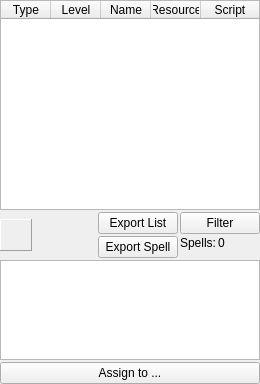
<?xml version="1.0" encoding="UTF-8"?>
<ui version="4.0">
 <class>SpellBrowserWidget</class>
 <widget class="QWidget" name="SpellBrowserWidget">
  <property name="geometry">
   <rect>
    <x>0</x>
    <y>0</y>
    <width>260</width>
    <height>384</height>
   </rect>
  </property>
  <property name="windowTitle">
   <string>Form</string>
  </property>
  <layout class="QVBoxLayout" name="verticalLayout">
   <property name="spacing">
    <number>2</number>
   </property>
   <property name="leftMargin">
    <number>0</number>
   </property>
   <property name="topMargin">
    <number>0</number>
   </property>
   <property name="rightMargin">
    <number>0</number>
   </property>
   <property name="bottomMargin">
    <number>0</number>
   </property>
   <item>
    <layout class="QHBoxLayout" name="horizontalLayout">
     <item>
      <widget class="QTableWidget" name="tableWidget">
       <property name="minimumSize">
        <size>
         <width>0</width>
         <height>200</height>
        </size>
       </property>
       <property name="editTriggers">
        <set>QAbstractItemView::NoEditTriggers</set>
       </property>
       <attribute name="horizontalHeaderDefaultSectionSize">
        <number>50</number>
       </attribute>
       <attribute name="horizontalHeaderMinimumSectionSize">
        <number>50</number>
       </attribute>
       <attribute name="horizontalHeaderStretchLastSection">
        <bool>true</bool>
       </attribute>
       <column>
        <property name="text">
         <string>Type</string>
        </property>
       </column>
       <column>
        <property name="text">
         <string>Level</string>
        </property>
       </column>
       <column>
        <property name="text">
         <string>Name</string>
        </property>
       </column>
       <column>
        <property name="text">
         <string>Resource</string>
        </property>
       </column>
       <column>
        <property name="text">
         <string>Script</string>
        </property>
       </column>
      </widget>
     </item>
    </layout>
   </item>
   <item>
    <layout class="QHBoxLayout" name="horizontalLayout_3">
     <property name="spacing">
      <number>-1</number>
     </property>
     <item>
      <widget class="QLabel" name="labelBitmap">
       <property name="sizePolicy">
        <sizepolicy hsizetype="Fixed" vsizetype="Fixed">
         <horstretch>0</horstretch>
         <verstretch>0</verstretch>
        </sizepolicy>
       </property>
       <property name="minimumSize">
        <size>
         <width>32</width>
         <height>32</height>
        </size>
       </property>
       <property name="maximumSize">
        <size>
         <width>32</width>
         <height>32</height>
        </size>
       </property>
       <property name="frameShape">
        <enum>QFrame::Panel</enum>
       </property>
       <property name="frameShadow">
        <enum>QFrame::Raised</enum>
       </property>
       <property name="text">
        <string/>
       </property>
      </widget>
     </item>
     <item>
      <spacer name="horizontalSpacer">
       <property name="orientation">
        <enum>Qt::Horizontal</enum>
       </property>
       <property name="sizeHint" stdset="0">
        <size>
         <width>40</width>
         <height>20</height>
        </size>
       </property>
      </spacer>
     </item>
     <item>
      <layout class="QGridLayout" name="gridLayout_2">
       <property name="spacing">
        <number>-1</number>
       </property>
       <item row="1" column="1">
        <widget class="QPushButton" name="pushButtonFilter">
         <property name="text">
          <string>Filter</string>
         </property>
        </widget>
       </item>
       <item row="2" column="1">
        <layout class="QFormLayout" name="formLayout">
         <property name="fieldGrowthPolicy">
          <enum>QFormLayout::FieldsStayAtSizeHint</enum>
         </property>
         <item row="0" column="0">
          <widget class="QLabel" name="labelSpells">
           <property name="text">
            <string>Spells:</string>
           </property>
          </widget>
         </item>
         <item row="0" column="1">
          <widget class="QLabel" name="labelNumSpells">
           <property name="text">
            <string>0</string>
           </property>
          </widget>
         </item>
        </layout>
       </item>
       <item row="1" column="0">
        <widget class="QPushButton" name="pushButtonExportList">
         <property name="text">
          <string>Export List</string>
         </property>
        </widget>
       </item>
       <item row="2" column="0">
        <widget class="QPushButton" name="pushButtonExportSpell">
         <property name="text">
          <string>Export Spell</string>
         </property>
        </widget>
       </item>
      </layout>
     </item>
    </layout>
   </item>
   <item>
    <widget class="QTextBrowser" name="textBrowserDescription">
     <property name="sizePolicy">
      <sizepolicy hsizetype="Expanding" vsizetype="Maximum">
       <horstretch>0</horstretch>
       <verstretch>0</verstretch>
      </sizepolicy>
     </property>
     <property name="maximumSize">
      <size>
       <width>16777215</width>
       <height>100</height>
      </size>
     </property>
    </widget>
   </item>
   <item>
    <widget class="QPushButton" name="pushButtonAssign">
     <property name="text">
      <string>Assign to ...</string>
     </property>
    </widget>
   </item>
  </layout>
 </widget>
 <resources/>
 <connections/>
</ui>
